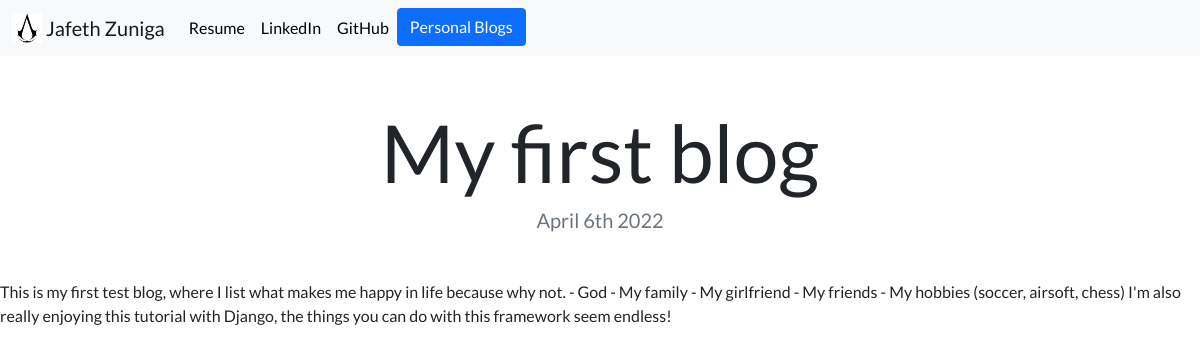
Page /blog/1/ on the committed database.
### blog/models.py (models this page shows, shortened)
class Blog(models.Model):
    title = models.CharField(max_length=200)
    description = models.TextField()
    date = models.DateField()

### blog/views.py (the view)
# urls.py: path('<int:blog_id>/', views.detail, name='detail'),
def detail(request, blog_id):
    blog = get_object_or_404(Blog, pk=blog_id)
    return render(request, 'blog/detail.html',{'blog':blog})

### blog/templates/blog/detail.html
{% extends 'portfolio/base.html' %}
{% block content %}
    <h1 class="text-center mt-5" id="blogdetailtitle">{{ blog.title }}</h1>
    <h5 class="text-center text-muted mb-5">{{ blog.date|date:'F jS Y' }}</h5>
    {{ blog.description|safe }}
{% endblock %}

### portfolio/static/portfolio/stylesheet.css (style rules this page uses)
body { font-family: 'Lato', sans-serif; }
@media (min-width: 992px) { #blogdetailtitle { font-size: 5rem; } }

### rows in the picture
Blog: title "My first blog", date "April 6th 2022", description "This is my first test blog, where I list what makes me happy in life because why not. - God - My family - My girlfriend - My friends - My hobbies (soccer, airsoft, chess) I'm also really enjoying this tutorial with Django, the things you can do with this framework seem endless!"
